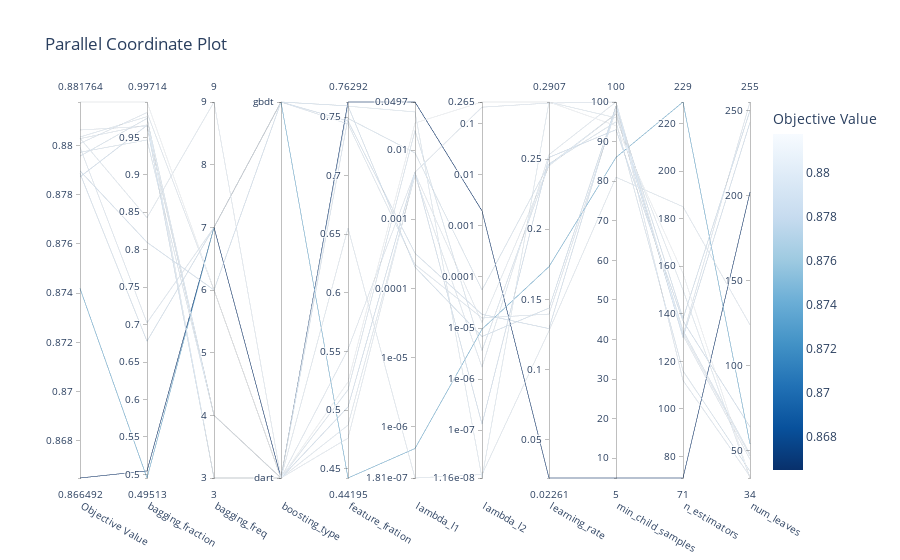

Notebook cell for this chart:
### Code cell
optuna.visualization.plot_parallel_coordinate(study_lgbm_unbalanced)

### Figure 1 — Plotly figure (JSON) as saved in the notebook; plotly's stock layout.template omitted (floating-point values rounded to 4 significant figures)
{"data": [{"dimensions": [{"label": "Objective Value", "range": [0.8665, 0.8818], "values": [0.8665, 0.879, 0.8803, 0.8742, 0.8801, 0.8799, 0.8789, 0.8803, 0.8818, 0.8787, 0.8803, 0.8797, 0.8806, 0.8796]}, {"label": "bagging_fraction", "range": [0.4951, 0.9971], "values": [0.5046, 0.8098, 0.8427, 0.4951, 0.983, 0.7023, 0.6778, 0.9666, 0.9971, 0.966, 0.9776, 0.9465, 0.9649, 0.9752]}, {"label": "bagging_freq", "range": [3, 9], "values": [7, 6, 9, 7, 6, 7, 7, 4, 6, 3, 3, 4, 4, 4]}, {"label": "boosting_type", "range": [0, 1], "ticktext": ["dart", "gbdt"], "tickvals": [0, 1], "values": [0, 1, 0, 1, 0, 1, 1, 0, 0, 0, 0, 0, 0, 0]}, {"label": "feature_fration", "range": [0.442, 0.7629], "values": [0.7629, 0.7467, 0.6553, 0.442, 0.5519, 0.7441, 0.7596, 0.4871, 0.5239, 0.5026, 0.7593, 0.5173, 0.4759, 0.7489]}, {"label": "lambda_l1", "range": [-6.743, -1.304], "ticktext": ["1.81e-07", "1e-06", "1e-05", "0.0001", "0.001", "0.01", "0.0497"], "tickvals": [-6.743, -6, -5, -4, -3, -2, -1.304], "values": [-1.304, -3.492, -6.743, -6.317, -2.32, -3.655, -3.693, -2.368, -1.608, -2.315, -1.448, -1.717, -2.337, -2.041]}, {"label": "lambda_l2", "range": [-7.936, -0.5767], "ticktext": ["1.16e-08", "1e-07", "1e-06", "1e-05", "0.0001", "0.001", "0.01", "0.1", "0.265"], "tickvals": [-7.936, -7, -6, -5, -4, -3, -2, -1, -0.5767], "values": [-2.708, -4.733, -7.867, -5.022, -0.6774, -4.804, -5.167, -5.765, -0.5767, -6.881, -7.936, -5.443, -4.893, -4.255]}, {"label": "learning_rate", "range": [0.02261, 0.2907], "values": [0.02261, 0.1291, 0.1276, 0.1733, 0.29, 0.1395, 0.1438, 0.2532, 0.2907, 0.2512, 0.2906, 0.246, 0.2452, 0.2466]}, {"label": "min_child_samples", "range": [5, 100], "values": [5, 99, 81, 86, 100, 98, 99, 100, 94, 93, 96, 97, 97, 95]}, {"label": "n_estimators", "range": [71, 229], "values": [71, 130, 185, 229, 112, 131, 138, 131, 157, 137, 150, 133, 132, 116]}, {"label": "num_leaves", "range": [34, 255], "values": [202, 243, 124, 54, 35, 255, 250, 45, 34, 64, 34, 48, 47, 38]}], "labelangle": 30, "labelside": "bottom", "line": {"color": [0.8665, 0.879, 0.8803, 0.8742, 0.8801, 0.8799, 0.8789, 0.8803, 0.8818, 0.8787, 0.8803, 0.8797, 0.8806, 0.8796], "colorbar": {"title": {"text": "Objective Value"}}, "colorscale": [[0, "rgb(247,251,255)"], [0.125, "rgb(222,235,247)"], [0.25, "rgb(198,219,239)"], [0.375, "rgb(158,202,225)"], [0.5, "rgb(107,174,214)"], [0.625, "rgb(66,146,198)"], [0.75, "rgb(33,113,181)"], [0.875, "rgb(8,81,156)"], [1, "rgb(8,48,107)"]], "reversescale": true, "showscale": true}, "type": "parcoords"}], "layout": {"title": {"text": "Parallel Coordinate Plot"}}}
